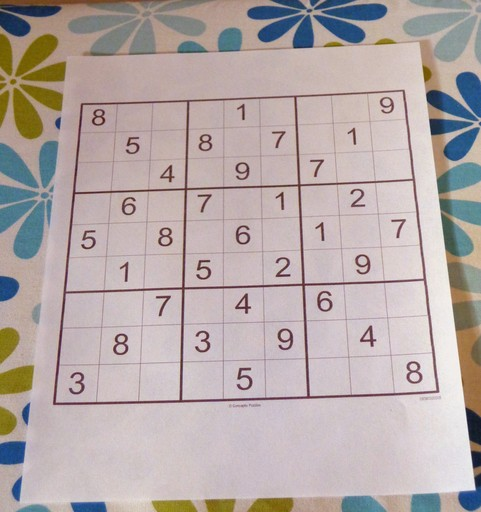
#> input picture sample_images/sample.jpeg, 481 x 512 px
$ python -i processInput.py   (imports and definitions only)   (older library calls are emulated)
#> lines starting #> are read from the running program, lines starting #| are printed output that depends on the picture; after the words box and inside, x2 and y2 are one past the last pixel; in counts of white or black regions, pixels touching at a corner belong together
import cv2
import numpy as np
import imutils
import matplotlib.pyplot as plt

INTERMEDIARY_SHAPE = (200, 200)
MNIST_SHAPE = (28, 28)


def show(image):
    cv2.imshow("Game Boy Screen", image)
    cv2.waitKey(0)

def dist(x, y):
    return np.sqrt(np.sum((x - y) ** 2))

def preprocess(image):
    # image = img.copy()
    # blur for less noise
    image = cv2.GaussianBlur(image, (9, 9), 0)
    # can't use absolute threshold values here! need adaptive threshold
    image = cv2.adaptiveThreshold(image, 255, cv2.ADAPTIVE_THRESH_GAUSSIAN_C, cv2.THRESH_BINARY, 11, 2)
    # invert
    image = cv2.bitwise_not(image, image)
    # dilate to remove small noises
    kernel = np.array([[0, 1, 0], [1, 1, 1], [0, 1, 0]], dtype=np.uint8)
    image = cv2.dilate(image, kernel)
    # Canny edge detection for better contour finding
    image = cv2.Canny(image, 30, 200)

    return image

# [170 lines left out: functions find_contours, make_square, get_sharpest, infer_grid, pad, trim_borders and 3 more, not called in this run]

>>> import cv2
>>> picture = cv2.imread('sample_images/sample.jpeg', cv2.IMREAD_GRAYSCALE)
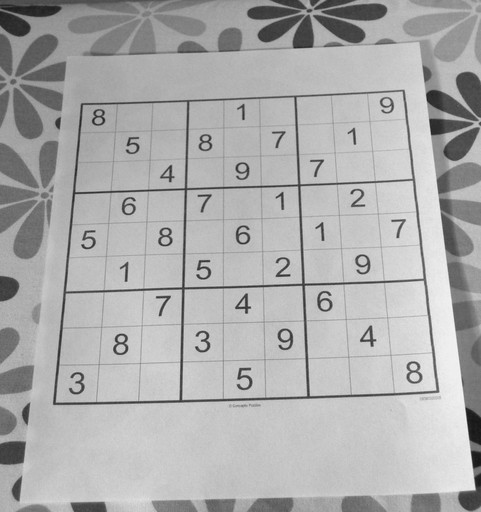
#> picture: shape (512, 481); min 22, max 247, mean 172.9
>>> result = preprocess(picture)
#> in preprocess, `image = cv2.GaussianBlur(image, (9, 9), 0)`:
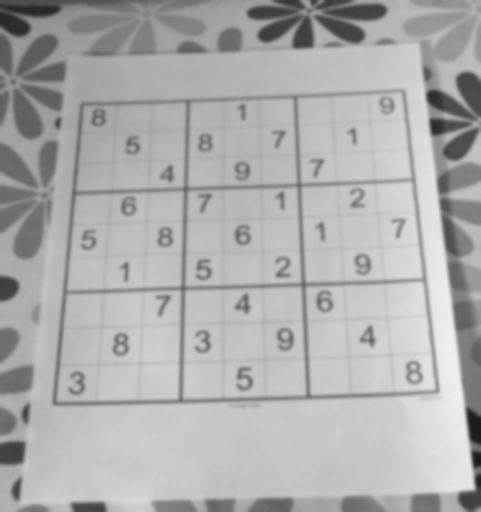
#> image: shape (512, 481); min 26, max 239, mean 172.9
#> in preprocess, `image = cv2.adaptiveThreshold(image, 255, cv2.ADAPTIVE_THRESH_GAUSSIAN..`:
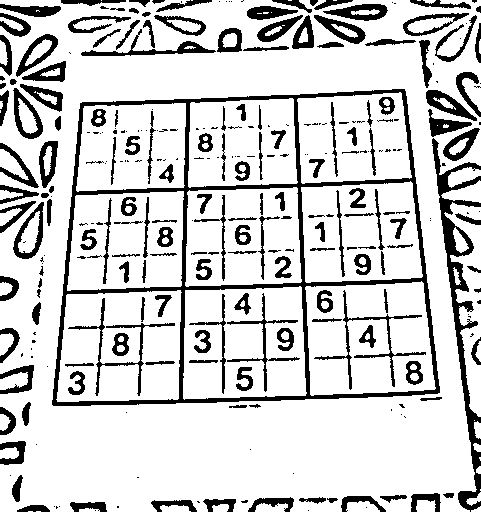
#> image: shape (512, 481); 81.2% white; 291 black regions (122 under 20 px), largest, box (x1, y1, x2, y2) and area: (52, 89, 440, 406) 10463, (432, 138, 481, 512) 3713, (314, 290, 426, 390) 883
#> in preprocess, `image = cv2.dilate(image, kernel)`:
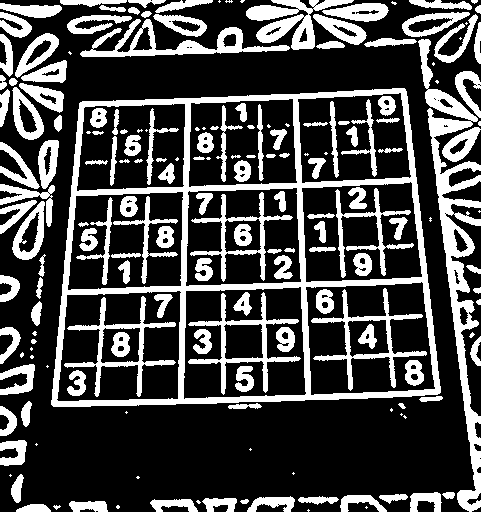
#> image: shape (512, 481); 28.1% white; 182 white regions (42 under 20 px), largest, box (x1, y1, x2, y2) and area: (51, 88, 441, 407) 15512, (418, 39, 481, 512) 6894, (80, 19, 290, 57) 2297
#> in preprocess, `image = cv2.Canny(image, 30, 200)`:
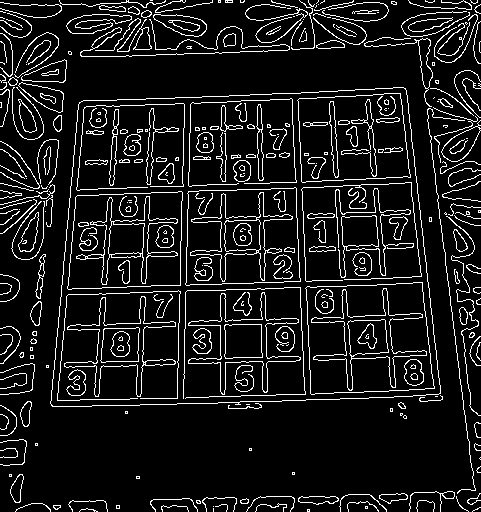
#> image: shape (512, 481); 10% white in thin lines or dots
